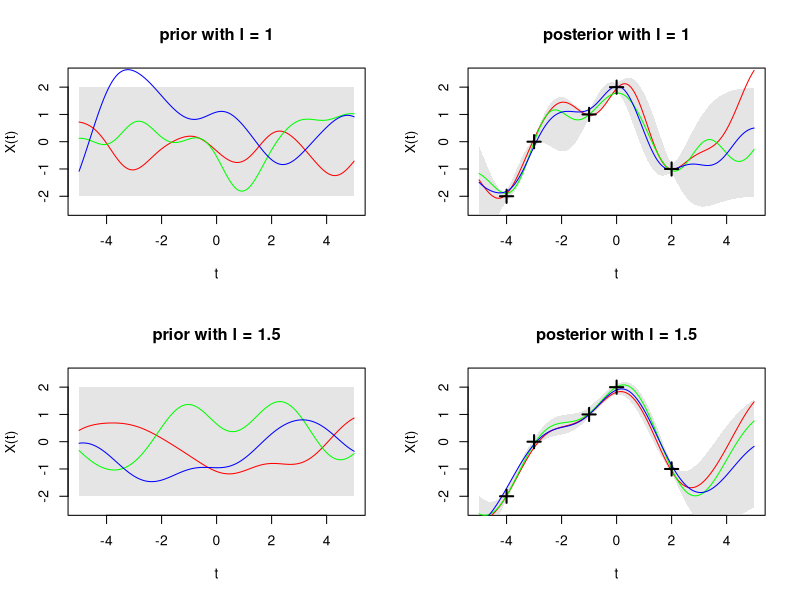

R code for this plot:
# Load library for multivariate normal sampling
if (!require("MASS")) install.packages("MASS")
library(MASS)

set.seed(123) # optional random seed

# Set up parameters
t_grid <- seq(-5, 5, length.out = 200) # Input 't'
n_samples <- 3                        # Number of function draws
sf2 <- 1.0                            # prior variance
sn2 <- 0.01                           # error variance
ell <- c(1.0, 1.5)                    # lengthscales for plots

# Define covariance function
calc_covariance <- function(t1, t2, l, sf2) {
  outer(t1, t2, function(a, b) sf2 * exp(-0.5 * (a - b)^2 / l^2))
}

# Create plots
par(mfrow = c(2, 2)) # plot both panels on the same plot area

for (i in 1:2) {
  
    # --- PLOT (a): PRIOR ---
    C_prior <- calc_covariance(t_grid, t_grid, ell[i], sf2)
    # Draw samples from the prior: N(0, C)
    prior_samples <- mvrnorm(n_samples, mu = rep(0, length(t_grid)), Sigma = C_prior)
    
    plot(t_grid, rep(0, length(t_grid)), type="n", ylim=c(-2.5, 2.5), 
         xlab="t", ylab="X(t)", main=paste("prior with l =", ell[i]))
    # Add uncertainty ribbon (2 standard deviations)
    polygon(c(t_grid, rev(t_grid)), c(2*sqrt(diag(C_prior)), rev(-2*sqrt(diag(C_prior)))), 
            col = rgb(0.8, 0.8, 0.8, 0.5), border = NA)
    matlines(t_grid, t(prior_samples), lty = 1, col = c("red", "green", "blue"))
    
    # --- PLOT (b): POSTERIOR ---
    # Observed data (the '+' markers in your image)
    t_obs <- c(-4, -3, -1, 0, 2)
    y_obs <- c(-2, 0, 1, 2, -1)
    
    # Compute components for conditioning
    C_obs  <- calc_covariance(t_obs, t_obs, ell[i], sf2) + sn2 * diag(length(t_obs))
    C_star <- calc_covariance(t_grid, t_obs, ell[i], sf2)
    C_grid <- calc_covariance(t_grid, t_grid, ell[i], sf2)
    
    # Predictive mean and covariance (see notes)
    f_mean <- C_star %*% solve(C_obs) %*% y_obs
    C_post <- C_grid - C_star %*% solve(C_obs) %*% t(C_star)
    
    # Draw samples from the posterior
    post_samples <- mvrnorm(n_samples, mu = f_mean, Sigma = C_post)
    
    plot(t_grid, f_mean, type="n", ylim=c(-2.5, 2.5), 
         xlab="t", ylab="X(t)", main=paste("posterior with l =", ell[i]))
    
    # Add point-wise evalautions of the posterior variance
    sd_post <- sqrt(pmax(0, diag(C_post)))
    polygon(c(t_grid, rev(t_grid)), c(f_mean + 2*sd_post, rev(f_mean - 2*sd_post)), 
            col = rgb(0.8, 0.8, 0.8, 0.5), border = NA)
    matlines(t_grid, t(post_samples), lty = 1, col = c("red", "green", "blue"))
    points(t_obs, y_obs, pch = 3, lwd = 2, cex = 1.5) # The '+' markers
    
}


